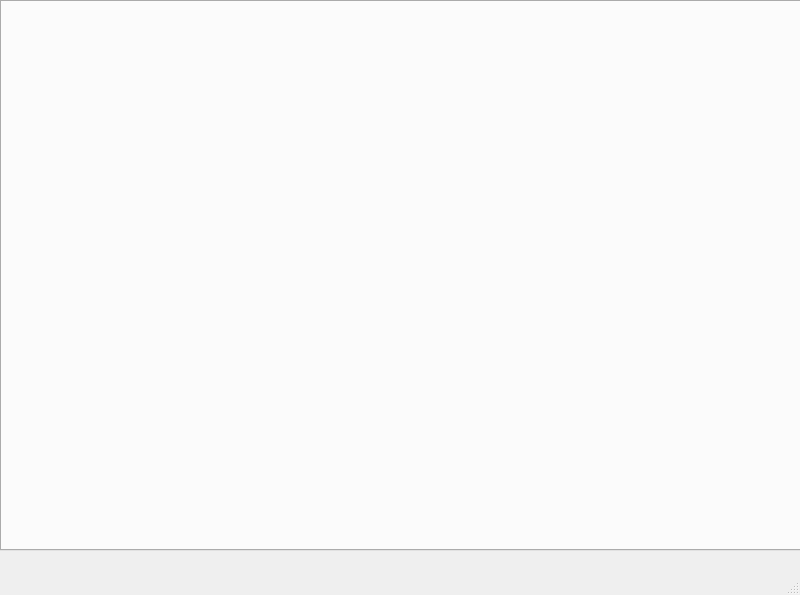
<?xml version="1.0" encoding="UTF-8"?>
<ui version="4.0">
 <class>MainWindow</class>
 <widget class="QMainWindow" name="MainWindow">
  <property name="geometry">
   <rect>
    <x>0</x>
    <y>0</y>
    <width>800</width>
    <height>595</height>
   </rect>
  </property>
  <property name="windowTitle">
   <string>MainWindow</string>
  </property>
  <widget class="QWidget" name="centralwidget">
   <widget class="QTabWidget" name="tabWidget">
    <property name="geometry">
     <rect>
      <x>0</x>
      <y>0</y>
      <width>801</width>
      <height>551</height>
     </rect>
    </property>
    <property name="currentIndex">
     <number>-1</number>
    </property>
   </widget>
  </widget>
  <widget class="QMenuBar" name="menubar">
   <property name="geometry">
    <rect>
     <x>0</x>
     <y>0</y>
     <width>800</width>
     <height>22</height>
    </rect>
   </property>
  </widget>
  <widget class="QStatusBar" name="statusbar"/>
 </widget>
 <resources/>
 <connections/>
</ui>
